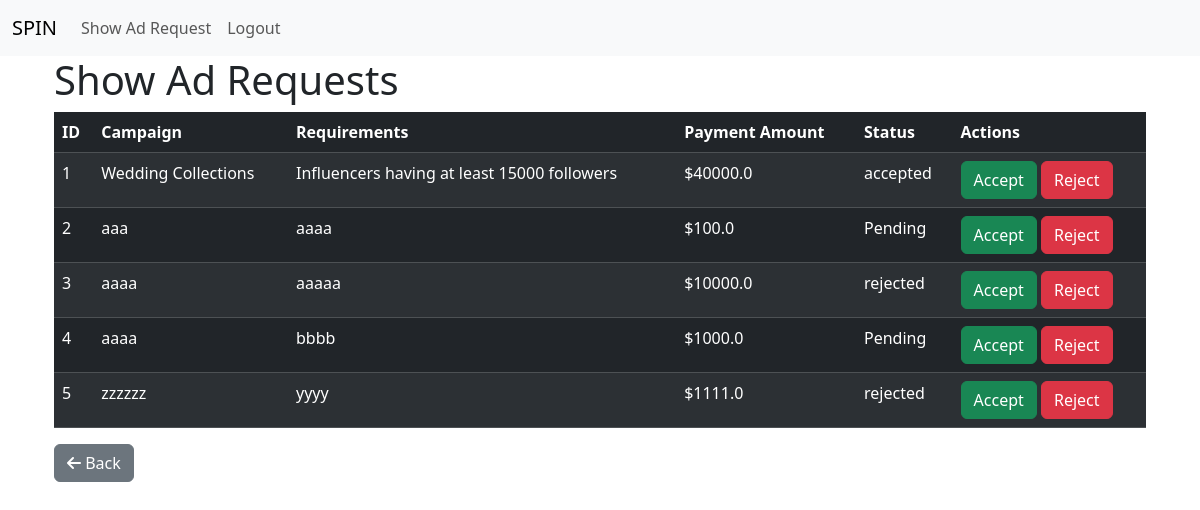
Page /show_ad_requests (signed in) on the committed database.
### spin_app/models.py (models this page shows)
class AdRequest(db.Model):
    id = db.Column(db.Integer, primary_key=True)
    campaign_id = db.Column(db.Integer, db.ForeignKey('campaign.id'), nullable=False)
    sponsor_id = db.Column(db.Integer, db.ForeignKey('sponsor_profile.id'), nullable=False)
    influencer_id = db.Column(db.Integer, db.ForeignKey('influencer_profile.id'), nullable=False)
    messages = db.Column(db.Text, nullable=True)
    requirements = db.Column(db.Text, nullable=False)
    payment_amount = db.Column(db.Float, nullable=False)
    negotiated_payment_amount = db.Column(db.Float)
    status = db.Column(db.String(20), nullable=False)  # 'Pending', 'Accepted', 'Rejected'
    campaign = db.relationship('Campaign', backref=db.backref('ad_requests', lazy=True, cascade='all, delete-orphan'))
    sponsor = db.relationship('SponsorProfile', backref=db.backref('ad_requests', lazy=True, cascade='all, delete-orphan'))
    influencer = db.relationship('InfluencerProfile', backref=db.backref('ad_requests', lazy=True, cascade='all, delete-orphan'))

class Campaign(db.Model):
    id = db.Column(db.Integer, primary_key=True)
    name = db.Column(db.String(120), nullable=False)
    description = db.Column(db.Text, nullable=False)
    start_date = db.Column(db.Date, nullable=False)
    end_date = db.Column(db.Date, nullable=False)
    budget = db.Column(db.Float, nullable=False)
    visibility = db.Column(db.String(20), nullable=False)  # 'public' or 'private'
    goals = db.Column(db.Text, nullable=False)
    owner_id = db.Column(db.Integer, db.ForeignKey('sponsor_profile.id'), nullable=False)
    owner = db.relationship('SponsorProfile', backref=db.backref('campaigns', lazy=True, cascade='all, delete-orphan'))

### spin_app/routes.py (the view)
@app.route('/show_ad_requests', methods=['GET'])
@login_required
def show_ad_requests():
    if current_user.role != 'influencer':
        flash('You do not have permission to access this page', category='danger')
        return redirect(url_for('home'))
    influencer_profile = InfluencerProfile.query.filter_by(user_id=current_user.id).first()
    ad_requests = AdRequest.query.filter_by(influencer_id=influencer_profile.id).all()
    print("influencer:", influencer_profile)
    print("Ad Requests:", ad_requests)
    return render_template('show_ad_requests.html', influencer_profile=influencer_profile, ad_requests=ad_requests)

### spin_app/models.py (called while the page is built)
@login_manager.user_loader
def load_user(user_id):
    return User.query.get(int(user_id))

### spin_app/routes.py (called while the page is built)
@app.before_request
def before_request():
    g.user = current_user

### spin_app/templates/show_ad_requests.html (shortened to what this page needs)
{% extends 'base.html' %}
{% block content %}
<div class="container">
    <h1>Show Ad Requests</h1>
    <table class="table table-dark table-striped">
        <thead>
            <tr>
                <th>ID</th>
                <th>Campaign</th>
                <th>Requirements</th>
                <th>Payment Amount</th>
                <th>Status</th>
                <th>Actions</th>
            </tr>
        </thead>
        <tbody>
            {% for ad_request in ad_requests %}
            <tr>
                <td>{{ ad_request.id }}</td>
                <td>{{ ad_request.campaign.name }}</td>
                <td>{{ ad_request.requirements }}</td>
                <td>${{ ad_request.payment_amount }}</td>
                <td>{{ ad_request.status }}</td>
                <td>
                    <form method="POST" action="{{ url_for('accept_ad_request', id=ad_request.id) }}" style="display:inline;">
                        <button type="submit" class="btn btn-success">Accept</button>
                    </form>
                    <form method="POST" action="{{ url_for('reject_ad_request', id=ad_request.id) }}" style="display:inline;">
                        <button type="submit" class="btn btn-danger">Reject</button>
                    </form>
                </td>
            </tr>
            {% endfor %}
        </tbody>
    </table>
    <a href="{{ url_for('inf_dash') }}" class="btn btn-secondary">
        <i class="fas fa-arrow-left"></i>
        Back
    </a>
</div>
{% endblock %}

### spin_app/templates/base.html (style rules this page uses)
body { background-image: url('/static/images/lib.jpg'); background-size: cover; background-position: center; background-repeat: no-repeat; margin: 0; padding: 0; }

### rows in the picture
AdRequest: id "1", campaign.name "Wedding Collections", requirements "Influencers having at least 15000 followers", payment_amount "40000.0", status "accepted"
AdRequest: id "2", campaign.name "aaa", requirements "aaaa", payment_amount "100.0", status "Pending"
AdRequest: id "3", campaign.name "aaaa", requirements "aaaaa", payment_amount "10000.0", status "rejected"
AdRequest: id "4", campaign.name "aaaa", requirements "bbbb", payment_amount "1000.0", status "Pending"
AdRequest: id "5", campaign.name "zzzzzz", requirements "yyyy", payment_amount "1111.0", status "rejected"
